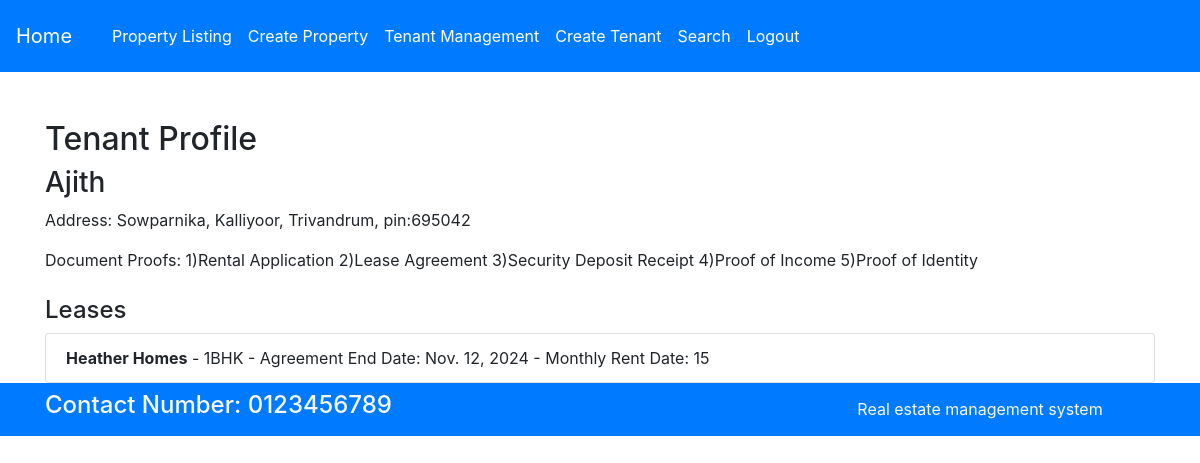
/property/tenant/profile/1/ (signed in), run on the app's committed database.
### property/models.py (models this page shows, shortened)
class Tenant(models.Model):
    name = models.CharField(max_length=255, default='Default Name')
    address = models.TextField()
    document_proofs = models.TextField()

class Lease(models.Model):
    tenant = models.ForeignKey(Tenant, on_delete=models.CASCADE)
    unit = models.ForeignKey(Unit, on_delete=models.CASCADE)
    agreement_end_date = models.DateField()
    monthly_rent_date = models.PositiveIntegerField()

class Unit(models.Model):
    property = models.ForeignKey(Property, on_delete=models.CASCADE)
    rent_cost = models.DecimalField(max_digits=10, decimal_places=2)
    bedroom_type = models.CharField(
        max_length=10,
        choices=[
            ('1BHK', '1 Bedroom, Hall, Kitchen'),
            ('2BHK', '2 Bedrooms, Hall, Kitchen'),
            ('3BHK', '3 Bedrooms, Hall, Kitchen'),
            ('4BHK', '4 Bedrooms, Hall, Kitchen'),
        ],
        default='1BHK'  # Set your desired default value here
    )

class Property(models.Model):
    name = models.CharField(max_length=255, unique=True)
    address = models.TextField()
    location = models.CharField(max_length=255)
    features = models.TextField()

### property/views.py (the view)
# urls.py: path('tenant/profile/<int:tenant_id>/', tenant_profile, name='tenant_profile'),
@login_required(login_url='admin_login')
def tenant_profile(request, tenant_id):
    tenant_instance = Tenant.objects.get(pk=tenant_id)
    leases = Lease.objects.filter(tenant=tenant_instance)
    return render(request, 'tenant_profile.html', {'tenant': tenant_instance, 'leases': leases})

### property/templates/tenant_profile.html
{% extends 'base page/base.html' %}
{% block content %}
  <div class="container mt-5">
    <h2>Tenant Profile</h2>
    <h3>{{ tenant.name }}</h3>
    <p>Address: {{ tenant.address }}</p>
    <p>Document Proofs: {{ tenant.document_proofs }}</p>
    <h4 class="mt-4">Leases</h4>
    <ul class="list-group">
      {% for lease in leases %}
        <li class="list-group-item">
          <strong>{{ lease.unit.property.name }}</strong> - {{ lease.unit.bedroom_type }} - Agreement End Date: {{ lease.agreement_end_date }} - Monthly Rent Date: {{ lease.monthly_rent_date }}
        </li>
      {% endfor %}
    </ul>
  </div>
{% endblock %}

### data on the page
Tenant: name "Ajith", address "Sowparnika, Kalliyoor, Trivandrum, pin:695042", document_proofs "1)Rental Application 2)Lease Agreement 3)Security Deposit Receipt 4)Proof of Income 5)Proof of Identity"
Lease: unit.property.name "Heather Homes", unit.bedroom_type "1BHK", agreement_end_date "Nov. 12, 2024", monthly_rent_date "15"
